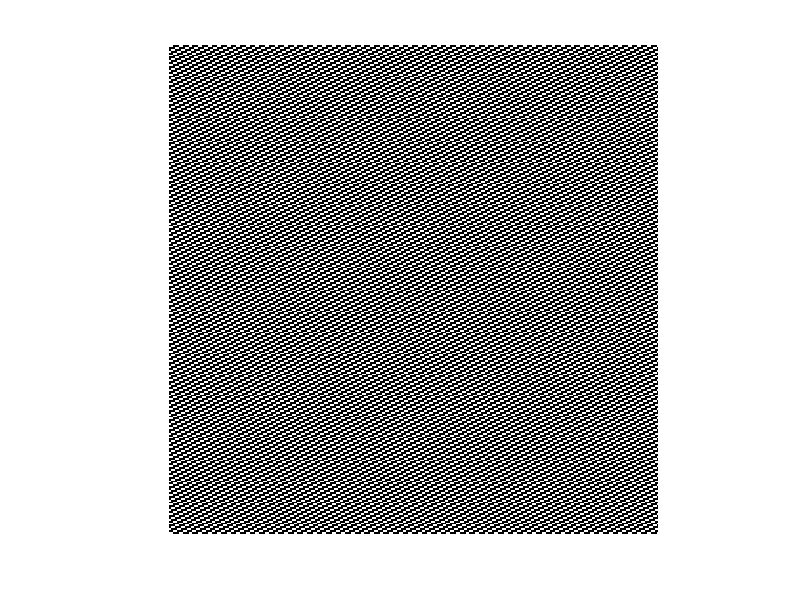

Source code (MATLAB):
close all;
clear all;

size = 256;

img = zeros(size, size, 3);
offset = 0;

for row = 1:size

    if offset == 0
        offset = 3;
        draw0 = 0;
        draw1 = 1;
    elseif offset == 3
        offset = 1;
        draw0 = 3;
        draw1 = 4;
    elseif offset == 1
        offset = -1;
        draw0 = 1;
        draw1 = 2;
    elseif offset == -1
        offset = 2;
        draw0 = 0;
        draw1 = 4;
    elseif offset == 2
        offset = 0;
        draw0 = 2;
        draw1 = 3;
    end
    for col = 1:5:size
       
        if col+draw0 <= size
            img(row,col+draw0,:) = 255;
        end
        if col+draw1 <= size
            img(row,col+draw1,:) = 255;
        end
       

   end

end

figure();
imshow(img);
finalMat = img;
imwrite(finalMat,['schody', num2str(size),'.bmp'],'bmp');